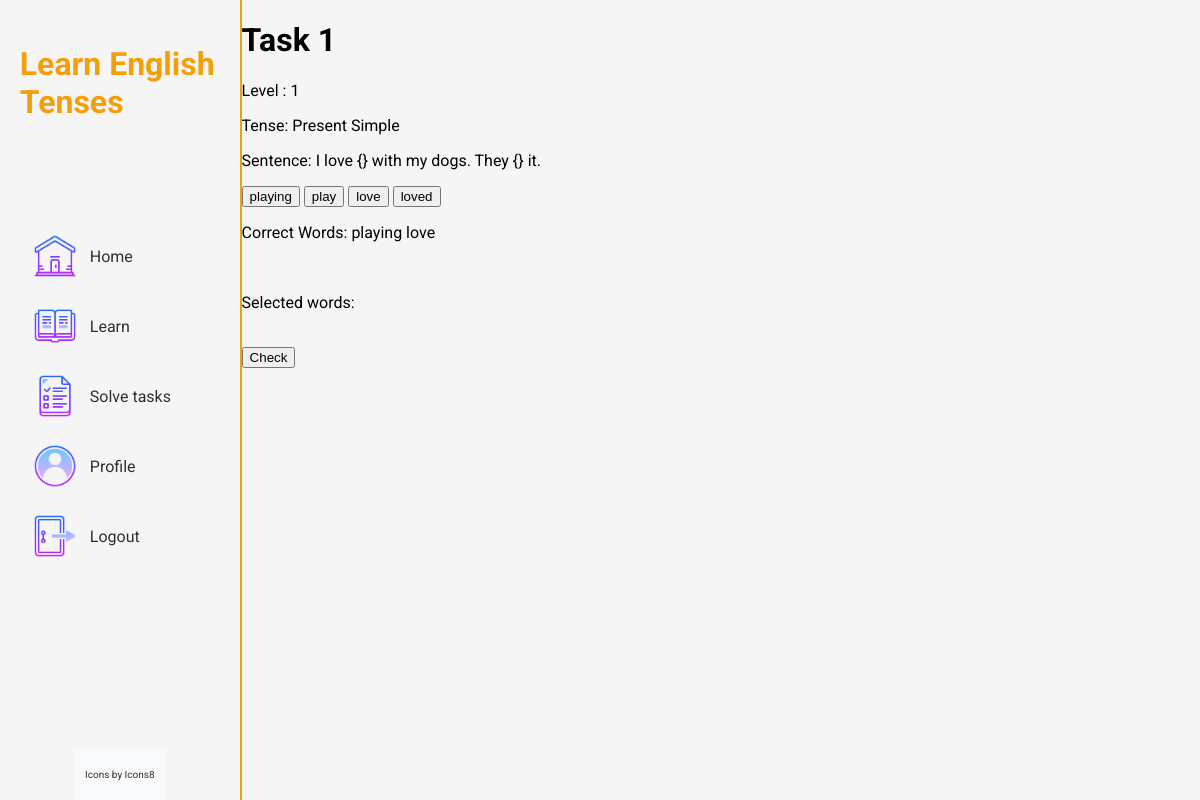
Screenshot of /home/PS/task/32 (signed in) with the database file from the repository.
### learntenses/models.py (models this page shows, shortened)
class Task(models.Model):
    TENSE_CHOICES = [
        ('PS', 'Present Simple'),
        ('PC', 'Present Continuous'),
        ('PP', 'Present Perfect'),
        ('PaS', 'Past Simple'),
        ('PaC', 'Past Continuous'),
        ('PaP', 'Past Perfect'),
        ('FS', 'Future Simple'),
        ('FC', 'Future Continuous'),
        ('FP', 'Future Perfect'),
    ]
    TASK_NAMES = [
        ('1', 'Task 1'),
        ('2', 'Task 2'),
        ('3', 'Task 3'),
        ('4', 'Task 4'),
        ('5', 'Task 5'),
        ('6', 'Task 6')
    ]
    LEVELS = {
        '1' : 1,
        '2' : 2,
        '3' : 3,
        '4' : 4,
        '5' : 5,
        '6' : 6,
    }
    level = models.IntegerField(blank=True, null=True)
    tense = models.CharField(max_length=3, choices=TENSE_CHOICES)
    name = models.CharField(max_length=10, choices=TASK_NAMES)
    sentence = models.CharField(max_length=500)
    words = models.CharField(max_length=500)
    correct_words = models.CharField(max_length=500)
    class Meta:
        unique_together = ('name', 'tense')

### learntenses/views.py (the view)
# urls.py: path('<str:tense>/task/<int:task_id>', views.task_detail, name='task_detail'),
@csrf_exempt
@require_http_methods(['GET','POST'])
def task_detail(request, tense, task_id):
    task = get_object_or_404(Task, id=task_id, tense=tense)
    user_profile = UserProfile.objects.get(user=request.user)
    user_task = get_object_or_404(UserTask, user=user_profile, task=task)
    previous_task = Task.objects.filter(id__lt=task_id, tense=tense).order_by('-id').first()
    if not user_task.completed and (previous_task is not None and not UserTask.objects.filter(user=user_profile, task=previous_task, completed=True).exists()):
        return HttpResponseForbidden()
    return render(request, 'learntenses/task_detail.html', {'task': task})

### learntenses/templates/learntenses/task_detail.html (shortened to what this page needs)
{% extends 'learntenses/base.html' %}
{% block content %}
    {% load static %}
    <h1>Task {{ task.name }}</h1>
    <p>Level : {{ task.level }}</p>
    <p>Tense: {{ task.get_tense_display }}</p>
    <p>Sentence: {{ task.sentence }}</p>
    {% for word in task.words.split %}
        <button class="word-button" data-word="{{ word }}">{{ word }}</button>
    {% endfor %}
    <br>
    <p>Correct Words: {{ task.correct_words }}</p>
    <br>
    <p id="selected-words" style="display: block;">Selected words:</p>
    <br>
    <button class="check-button" data-task-id="{{task.id}}" data-level="{{task.level}}" data-tense="{{task.tense}}" style="display:block;" data-correct-words="{{task.correct_words}}">Check</button>
{% endblock %}

### learntenses/static/learntenses/styles/base.css (style rules this page uses)
body { font-family: 'Roboto', sans-serif; margin: 0; padding: 0; background-color: #f5f5f5; }

### rows the page displays
Task: name "1", level "1", tense "Present Simple", sentence "I love {} with my dogs. They {} it.", correct_words "playing love"

### other values shown
{{ word }} "playing" "play" "love" "loved"
